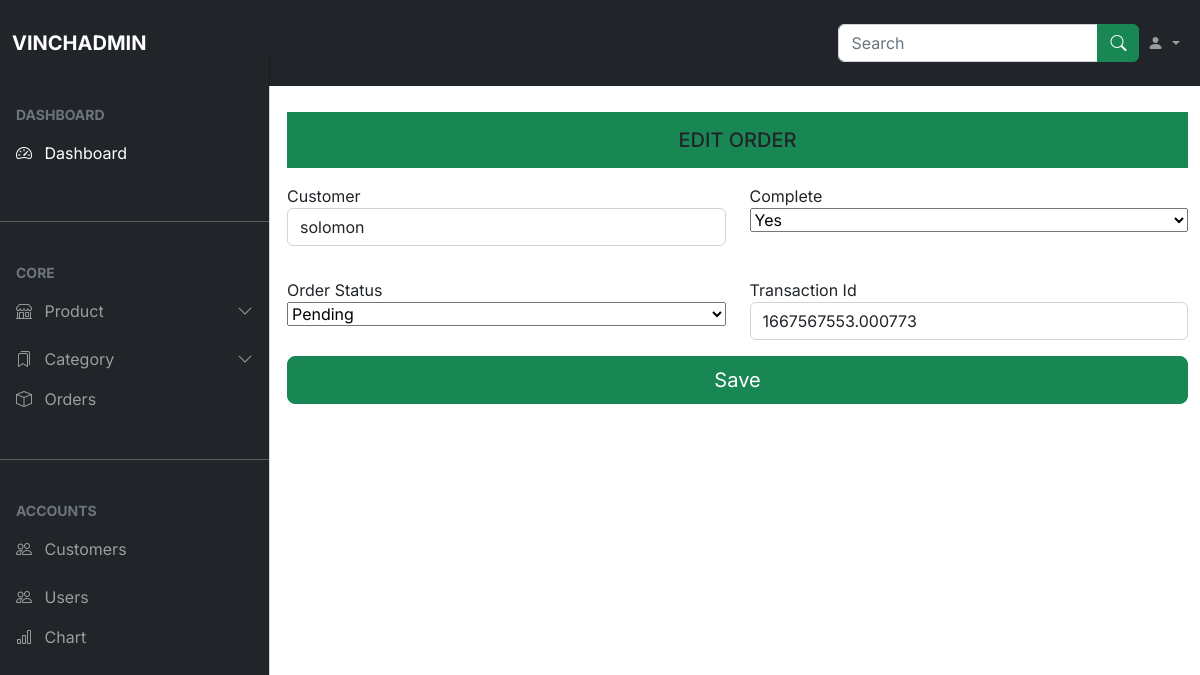
The app's page /edit_order/3/ (signed in), older data.
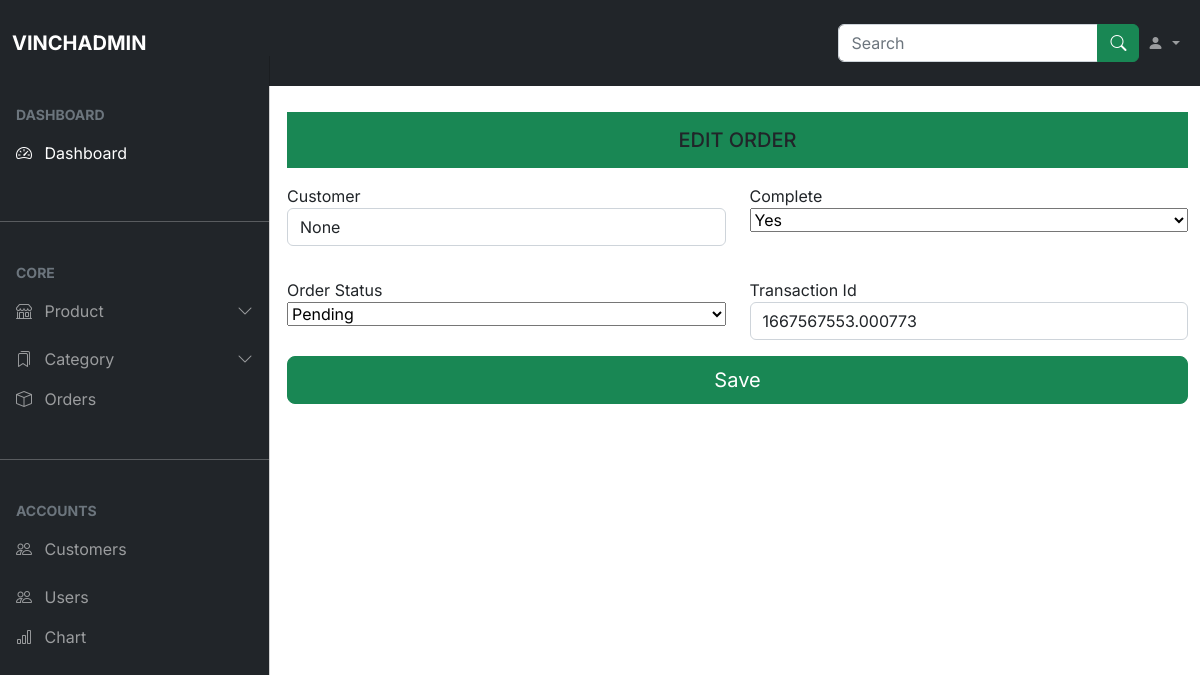
The same page, newer data.
### store/models.py (models this page shows, shortened)
class Order(models.Model):
    STATUS = (
        ('Pending', 'Pending'),
        ('On the way', 'On the way'),
        ('Delivered', 'Delivered')
    )
    customer = models.ForeignKey(Customer, on_delete=models.SET_NULL, null=True, blank=True)
    date_ordered = models.DateTimeField(auto_now_add = True)
    complete = models.BooleanField(default=False, null=True, blank=False)
    order_status = models.CharField(max_length=50, choices=STATUS, default=STATUS[0][0], null=True)
    transaction_id = models.CharField(max_length=200, null=True)

class Customer(models.Model):
    user = models.OneToOneField(NewUser, on_delete=models.CASCADE)
    name = models.CharField(max_length=200, null=True)
    email = models.CharField(max_length=200, null=True)
    def __str__(self):
        return str(self.user)

### account/models.py (models this page shows)
class NewUser(AbstractBaseUser, PermissionsMixin):
    STATUS = (
        ('M', 'M'),
        ('F', 'F'),
    )
    email = models.EmailField(_("Email Adress"), unique=True)
    first_name = models.CharField(max_length=150)
    last_name = models.CharField(max_length=150)
    middle_name = models.CharField(max_length=150)
    gender = models.CharField(max_length=10, choices=STATUS, null=True)
    phone_number = models.CharField(max_length=17, blank=True, null=True)
    joined_date = models.DateTimeField(default=timezone.now)
    is_staff = models.BooleanField(default = False)
    is_active = models.BooleanField(default=False)
    objects = CustomAccountManager()
    USERNAME_FIELD = "email"
    REQUIRED_FIELDS = ['first_name', 'last_name', 'middle_name', 'gender', 'phone_number']
    def __str__(self):
        return self.last_name

### vinchadmin/views.py (the view, shortened to what this page needs)
# urls.py: path('edit_order/<int:id>/', views.edit_order, name="edit_order"),
def edit_order(request, id):
    if request.user.is_authenticated:
        order = get_object_or_404(Order, id=id)
    return render(request, "admindashboard/edit_order.html", {'order': order})

### account/context_processors.py (called while the page is built)
def users(request):
    if request.user.is_authenticated:
        username = NewUser.objects.get(last_name=request.user)
        last_name = username.last_name
    else:
        last_name = "Account"
        pass
    return {'last_name': last_name}

### store/context_processors.py (called while the page is built, shortened)
def total_cart_items(request):
    if request.user.is_authenticated:
        customer = request.user.customer
        order, created = Order.objects.get_or_create(customer=customer, complete=False)
        items = order.orderitem_set.all()
        if order:
            orderitems = OrderItem.objects.filter(order=order)
            qty = sum([item.quantity for item in orderitems])
            cart_total = sum([item.get_total for item in orderitems])
        else:
            qty = 0
            cart_total = 0
    return {'qty': qty, 'cart_total': cart_total, 'items': items}

### templates/admindashboard/edit_order.html (shortened to what this page needs)
{% extends 'admindashboard/home.html' %}
{% load static %}
{% block content %}
<div class="container-fluid my-5">
    <form action="" method="post">
        <div class="card-header py-3 bg-success">
            <h5 class="mb-0 text-font text-center text-uppercase">Edit Order</h5>
        </div>
        <div class="row my-3">
          <div class="col-md-6 mb-3">
            <label for="customer">Customer</label>
            <input type="text" class="form-control" id="customer" placeholder="" name="customer" value="{{order.customer}}" required>
          </div>
          <div class="col-md-6 mb-3">
            <label for="complete">Complete</label>
            <select class="custom-select d-block w-100" id="complete" name="complete" required>
                <option value="True">Yes</option>
            </select>
          </div>
        </div>
        <div class="row">
            <div class="col-md-6 mb-3">
                <label for="status">Order Status</label>
                <select class="custom-select d-block w-100" id="status" name="status" required>
                    <option>Pending</option>
                </select>
            </div>
            <div class="col-md-6 mb-3">
                <label for="transaction_id">Transaction Id</label>
                <input type="text" class="form-control" id="transaction_id" placeholder="" name="transaction_id" value="{{order.transaction_id}}" required>
            </div>
        </div>
        <button class="btn btn-success btn-lg btn-block w-100" type="submit">Save</button>
    </form>
</div>
{% endblock content %}

Row changes from the older to the newer data that the page shows:
changed Order: customer "solomon" → "None"
